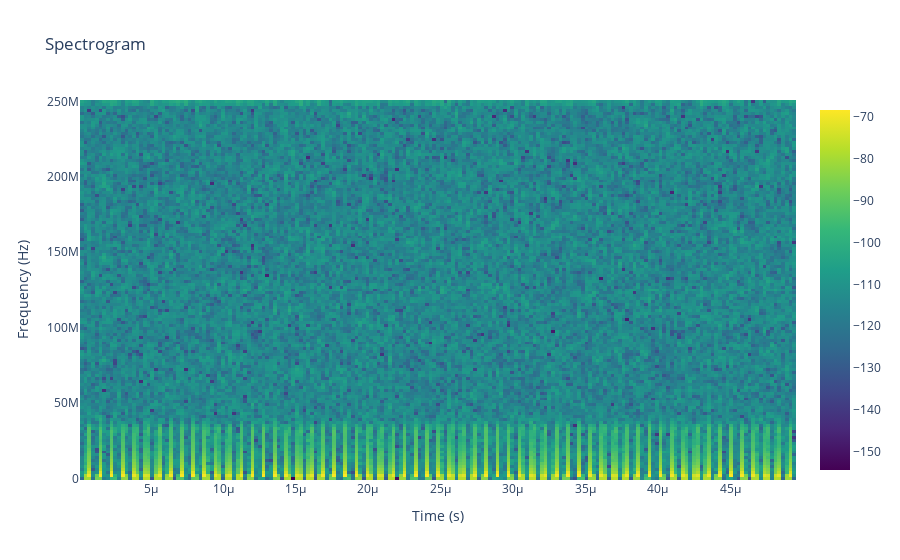

The notebook cell this image was saved under:
### Code cell
f_spec, t_spec, Sxx = compute_spectrogram(v, fs)
plot_spectrogram(Sxx, f_spec, t_spec)

### Figure 1 — Plotly figure (JSON) as saved in the notebook; plotly's stock layout.template omitted (floating-point values rounded to 4 significant figures; data arrays with more than 128 entries replaced by an {"elided": "..."} marker saying what was removed)
{"data": [{"colorscale": [[0, "#440154"], [0.1111, "#482878"], [0.2222, "#3e4989"], [0.3333, "#31688e"], [0.4444, "#26828e"], [0.5556, "#1f9e89"], [0.6667, "#35b779"], [0.7778, "#6ece58"], [0.8889, "#b5de2b"], [1, "#fde725"]], "type": "heatmap", "x": {"elided": "193 float values"}, "y": {"elided": "129 float values"}, "z": {"elided": "129x193 float values"}}], "layout": {"title": {"text": "Spectrogram"}, "xaxis": {"title": {"text": "Time (s)"}}, "yaxis": {"title": {"text": "Frequency (Hz)"}}}}
